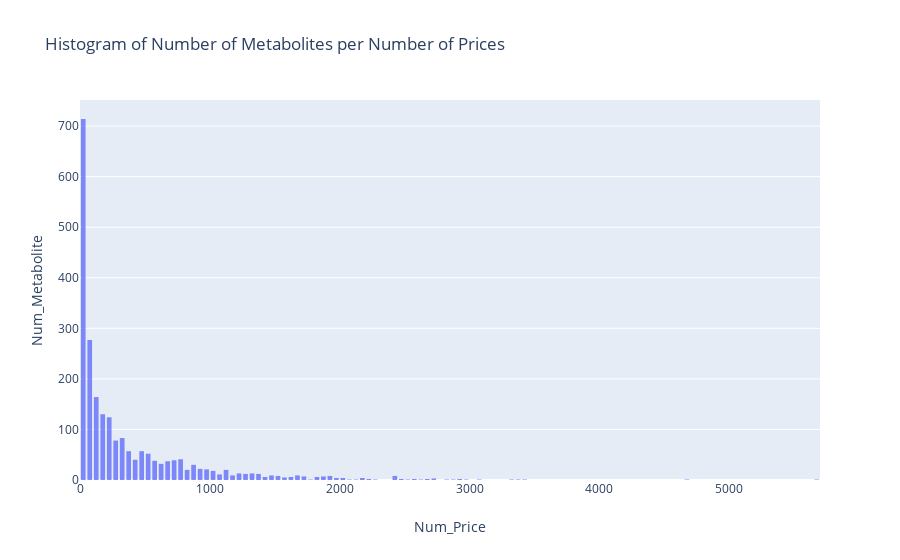

Write notebook code for a chart like this one.
### Markdown cell above
The histogram is right skewed, which means that the mean of the number of prices is typically greater than the median.

### Code cell
# Interactive histogram with plotly

fig = go.Figure(
      data=[go.Histogram(x= num_price, name = 'Num Price (g)', opacity = 0.8)]) #Creating histogram with num_price list

fig.update_layout(
    title_text='Histogram of Number of Metabolites per Number of Prices', # title of plot
    xaxis_title_text='Num_Price', # xaxis label
    yaxis_title_text='Num_Metabolite', # yaxis label
    bargap=0.2, # gap between bars of adjacent location coordinates
    bargroupgap=0.1 # gap between bars of the same location coordinates
)

fig.show()

### Figure 1 — Plotly figure (JSON) as saved in the notebook; plotly's stock layout.template omitted (floating-point values rounded to 4 significant figures; data arrays with more than 128 entries replaced by an {"elided": "..."} marker saying what was removed)
{"data": [{"name": "Num Price (g)", "opacity": 0.8, "type": "histogram", "x": {"elided": "2283 int values"}}], "layout": {"bargap": 0.2, "bargroupgap": 0.1, "title": {"text": "Histogram of Number of Metabolites per Number of Prices"}, "xaxis": {"title": {"text": "Num_Price"}}, "yaxis": {"title": {"text": "Num_Metabolite"}}}}
